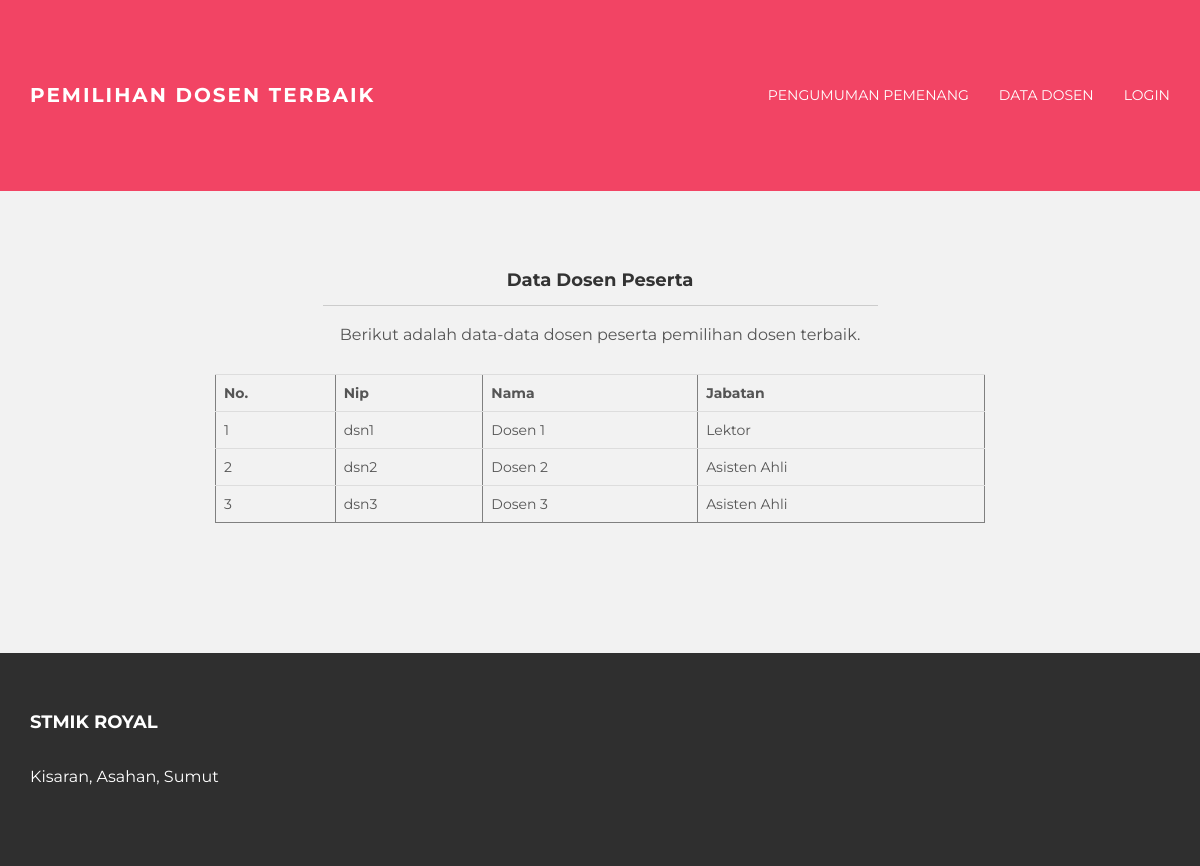
Screenshot of /?ap=data_dosen with the database file from the repository.
### tables this page shows
CREATE TABLE IF NOT EXISTS `dosen_peserta` (
  `id_dosen` int(11) NOT NULL AUTO_INCREMENT,
  `nip` varchar(10) NOT NULL,
  `nama` varchar(30) NOT NULL,
  `alamat` varchar(100) NOT NULL,
  `pendidikan` varchar(20) NOT NULL,
  `jabatan` varchar(20) NOT NULL,
  `c1` double NOT NULL DEFAULT 1,
  `c2` double NOT NULL DEFAULT 1,
  `c3` double NOT NULL DEFAULT 1,
  `c4` double NOT NULL DEFAULT 1,
  `c5` double NOT NULL DEFAULT 1,
  `c6` double NOT NULL DEFAULT 1,
  `c7` double NOT NULL DEFAULT 1,
  `c8` double NOT NULL DEFAULT 1,
  `c9` double NOT NULL DEFAULT 1,
  `c10` double NOT NULL DEFAULT 1,
  `vektor_s` double NOT NULL DEFAULT 0,
  `vektor_v` double NOT NULL DEFAULT 0,
  PRIMARY KEY (`id_dosen`)
);

### konten/data_dosen.php (the view)
<div id="ww">
    <div class="container">
        <div class="row">
            <div class="col-lg-6 col-lg-offset-3 centered">
                <h4>Data Dosen Peserta</h4>
                <hr>
                <p>Berikut adalah data-data dosen peserta pemilihan dosen terbaik. </p>
            </div>
            <div class="row mt">
                <div class="col-lg-8 col-lg-offset-2">
                    <table class="table" border='1'>
                        <tr>
                            <th>No. </th>
                            <th>Nip </th>
                            <th>Nama </th>
                            <th>Jabatan </th>
                        </tr>
                        <?php
                            include "koneksi.php";
                            $koneksi = mysqli_connect($host, $user, $pass, $db);
                            $sql = mysqli_query($koneksi, "SELECT * FROM dosen_peserta");
                            $i = 1;
                            while ($row = mysqli_fetch_array($sql)){
                                echo "<tr>
                                        <td> $i </td>
                                        <td> $row[nip] </td>
                                        <td> $row[nama] </td>
                                        <td> $row[jabatan]</td>
                                        </tr>";
                                $i++;
                            }
                        ?>
                    </table>
                </div>
            </div>
        </div>
    </div>
</div>

### assets/css/main.css (style rules this page uses)
body { background-color: #ffffff; font-family: 'Montserrat', sans-serif; font-weight: 400; font-size: 14px; color: #555; -webkit-font-smoothing: antialiased; -webkit-overflow-scrolling: touch; }
h1, h2, h3, h4, h5, h6 { font-family: 'Montserrat', sans-serif; font-weight: 700; color: #333; }
p { line-height: 28px; margin-bottom: 25px; font-size: 16px; }
.centered { text-align: center; }
hr { display: block; height: 1px; border: 0; border-top: 1px solid #ccc; margin: 1em 0; padding: 0; }
.mt { margin-top: 40px; margin-bottom: 40px; }
#ww { padding-top: 70px; padding-bottom: 70px; background-color: #f2f2f2; }

### rows the page displays
dosen_peserta: nip "dsn1", nama "Dosen 1", jabatan "Lektor"
dosen_peserta: nip "dsn2", nama "Dosen 2", jabatan "Asisten Ahli"
dosen_peserta: nip "dsn3", nama "Dosen 3", jabatan "Asisten Ahli"
